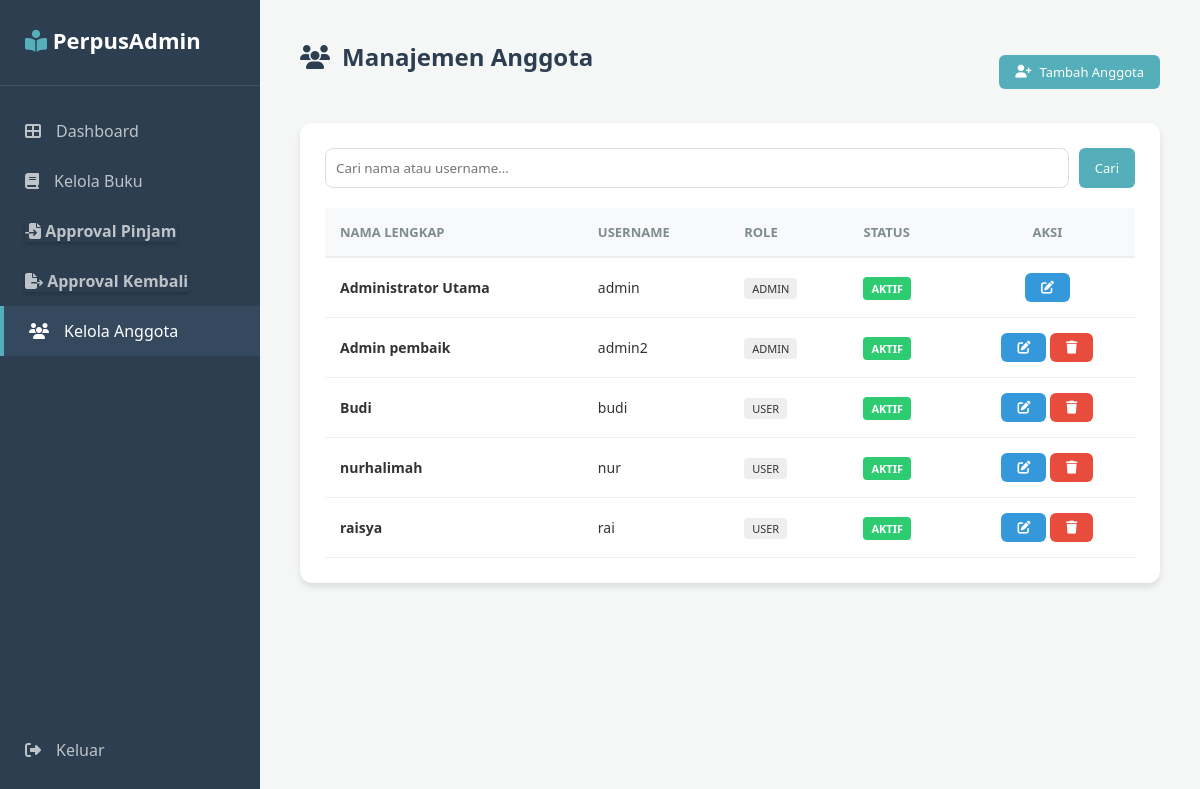
The page /admin/kelola_anggota.php (signed in) on the database its author committed.
### tables this page shows
CREATE TABLE `users` (
  `id` int(11) NOT NULL,
  `username` varchar(50) NOT NULL,
  `password` varchar(255) NOT NULL,
  `nama_lengkap` varchar(100) DEFAULT NULL,
  `role` enum('admin','user') DEFAULT 'user',
  `status` enum('aktif','nonaktif') DEFAULT 'aktif'
);

### admin/kelola_anggota.php (the view, shortened to what this page needs)
<?php
include '../config/koneksi.php';
$search = isset($_GET['search']) ? $_GET['search'] : '';
?>
<!DOCTYPE html>
<html>
<head>
</head>
<body>
    <?php include 'sidebar.php'; ?>
    <div class="main-content">
        <div style="display: flex; justify-content: space-between; align-items: center; margin-bottom: 20px;">
            <h1><i class="fas fa-users"></i> Manajemen Anggota</h1>
            <button class="btn btn-add" onclick="openModal()"><i class="fas fa-user-plus"></i> Tambah Anggota</button>
        </div>
        <div class="card">
            <form method="GET" style="display:flex; gap:10px; margin-bottom:20px;">
                <input type="text" name="search" placeholder="Cari nama atau username..." value="<?= $search ?>" style="flex:1; padding:10px; border-radius:8px; border:1px solid #ddd;">
                <button type="submit" class="btn btn-add">Cari</button>
            </form>
            <table>
                <thead>
                    <tr>
                        <th>Nama Lengkap</th>
                        <th>Username</th>
                        <th>Role</th>
                        <th>Status</th>
                        <th style="text-align:center">Aksi</th>
                    </tr>
                </thead>
                <tbody>
                    <?php
                    $query = mysqli_query($conn, "SELECT * FROM users WHERE nama_lengkap LIKE '%$search%' ORDER BY role ASC");
                    while($u = mysqli_fetch_assoc($query)): ?>
                    <tr>
                        <td><strong><?= $u['nama_lengkap'] ?></strong></td>
                        <td><?= $u['username'] ?></td>
                        <td><span style="background:#eee; padding:3px 8px; border-radius:4px; font-size:11px;"><?= strtoupper($u['role']) ?></span></td>
                        <td>
                            <span class="badge <?= ($u['status'] ?? 'aktif') == 'aktif' ? 'badge-aktif' : 'badge-nonaktif' ?>">
                                <?= $u['status'] ?? 'aktif' ?>
                            </span>
                        </td>
                        <td style="text-align:center">
                            <button class="btn" style="background: #3498db; color: white;" onclick='editUser(<?= json_encode($u) ?>)'>
                                <i class="fas fa-edit"></i>
                            </button>
                            <?php if($u['id'] != ($_SESSION['user_id'] ?? '')): ?>
                                <a href="hapus_user.php?id=<?= $u['id'] ?>" class="btn btn-reject" onclick="return confirm('Hapus user ini?')"><i class="fas fa-trash"></i></a>
                            <?php endif; ?>
                        </td>
                    </tr>
                    <?php endwhile; ?>
                </tbody>
            </table>
        </div>
    </div>
</body>
</html>

### assets/css/style.css (style rules this page uses)
:root { --bg-dark: #2c3e50; --bg-light: #f4f7f6; --accent: #55afba; --text-muted: #bdc3c7; --danger: #e74c3c; --success: #2ecc71; --white: #ffffff; --shadow: 0 4px 6px rgba(0,0,0,0.1); }
* { margin: 0; padding: 0; box-sizing: border-box; font-family: 'Segoe UI', Tahoma, sans-serif; }
body { display: flex; background: var(--bg-light); min-height: 100vh; overflow-x: hidden; }
.main-content { margin-left: 260px; width: calc(100% - 260px); padding: 40px; min-height: 100vh; }
.card { background: var(--white); padding: 25px; border-radius: 12px; box-shadow: var(--shadow); margin-bottom: 20px; overflow-x: auto; }
h1 { font-size: 24px; color: var(--bg-dark); margin-bottom: 30px; display: flex; align-items: center; gap: 12px; }
table { width: 100%; border-collapse: collapse; margin-top: 10px; }
th { text-align: left; padding: 15px; background: #f8f9fa; color: #7f8c8d; font-size: 13px; text-transform: uppercase; border-bottom: 2px solid #eee; }
td { padding: 15px; border-bottom: 1px solid #eee; font-size: 14px; color: #333; }
.btn { padding: 8px 16px; border-radius: 6px; border: none; cursor: pointer; text-decoration: none; font-size: 13px; display: inline-flex; align-items: center; gap: 8px; }
.btn-add { background: var(--accent); color: white; }
.btn-reject { background: var(--danger); color: white; }

### admin/kelola_anggota.php (style rules this page uses)
.badge { padding: 4px 8px; border-radius: 4px; font-size: 11px; font-weight: bold; text-transform: uppercase; }
.badge-aktif { background: #2ecc71; color: white; }

### rows shown on the page
users: nama_lengkap "Administrator Utama", username "admin", role "ADMIN", status "AKTIF"
users: nama_lengkap "Admin pembaik", username "admin2", role "ADMIN", status "AKTIF"
users: nama_lengkap "Budi", username "budi", role "USER", status "AKTIF"
users: nama_lengkap "nurhalimah", username "nur", role "USER", status "AKTIF"
users: nama_lengkap "raisya", username "rai", role "USER", status "AKTIF"
